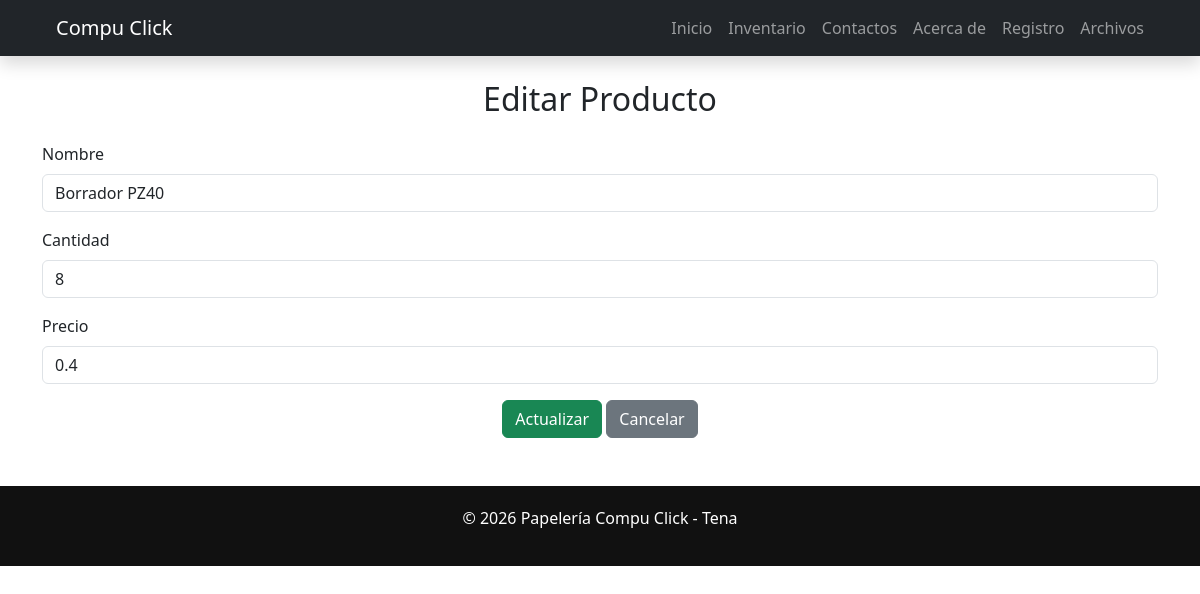
/editar/5, run on the app's committed database.
### tables this page shows
CREATE TABLE productos (
            id INTEGER PRIMARY KEY AUTOINCREMENT,
            nombre TEXT NOT NULL,
            cantidad INTEGER NOT NULL,
            precio REAL NOT NULL
        );

### app.py (the view)
@app.route('/editar/<int:id>', methods=['GET', 'POST'])
def editar_producto(id):
    if request.method == 'POST':
        nombre = request.form['nombre']
        cantidad = int(request.form['cantidad'])
        precio = float(request.form['precio'])
        inventario.actualizar_producto(id, nombre, cantidad, precio)
        return redirect(url_for('ver_inventario'))
    producto = inventario.obtener_por_id(id)
    return render_template('editar_producto.html', producto=producto)

### inventario.py (called while the page is built)
    def obtener_por_id(self, id):
        conexion = sqlite3.connect(RUTA_DB)
        cursor = conexion.cursor()
        cursor.execute("SELECT * FROM productos WHERE id = ?", (id,))
        producto = cursor.fetchone()
        conexion.close()
        return producto

### templates/editar_producto.html (shortened to what this page needs)
{% extends "base.html" %}
{% block content %}
<section class="container my-5">
    <h2 class="text-center mb-4">Editar Producto</h2>
    {% if producto %}
    <form method="POST">
        <div class="mb-3">
            <label class="form-label">Nombre</label>
            <input type="text"
                   name="nombre"
                   class="form-control"
                   value="{{ producto[1] }}"
                   required>
        </div>
        <div class="mb-3">
            <label class="form-label">Cantidad</label>
            <input type="number"
                   name="cantidad"
                   class="form-control"
                   value="{{ producto[2] }}"
                   required>
        </div>
        <div class="mb-3">
            <label class="form-label">Precio</label>
            <input type="number"
                   step="0.01"
                   name="precio"
                   class="form-control"
                   value="{{ producto[3] }}"
                   required>
        </div>
        <div class="text-center">
            <button type="submit" class="btn btn-success">
                Actualizar
            </button>
            <a href="{{ url_for('ver_inventario') }}"
               class="btn btn-secondary">
                Cancelar
            </a>
        </div>
    </form>
    {% else %}
        <p class="text-danger text-center">Producto no encontrado.</p>
    {% endif %}
</section>
{% endblock %}

### static/css/styles.css (style rules this page uses)
body { font-family: 'Segoe UI', Arial, sans-serif; }
.btn-success, .btn-warning, .btn-danger { transition: 0.3s ease; }

### data on the page
productos: nombre "Borrador PZ40", cantidad "8", precio "0.4"
